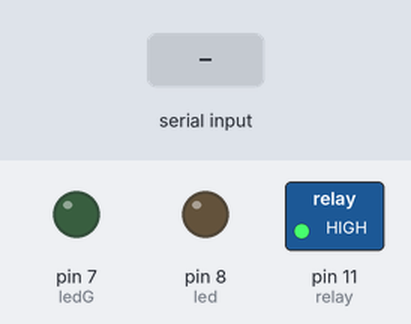
Bench run of a sketch on a simulated Arduino Uno, built with avr-gcc and run on an emulated ATmega328P. Parts: switched loads named in the sketch (green lamp = pin HIGH), output pins drawn as LEDs (lit = HIGH). Inputs (shaded band) come from the test bench. The modem accepts every AT command (registered, SIM ready, sends succeed) and sends nothing else; what the sketch prints to the serial monitor is not drawn.

Above: at 5.9 s.
6.0 s: "90,45\n" received over the second serial link
7.5 s: "10\n" received over the second serial link
9.0 s: "1,90,45\n" received over the second serial link
Timing chart, 0 to 12.0 s (numbered marks = the images above; inputs shaded):
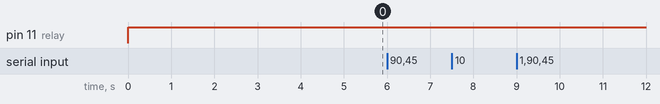

The sketch:

dachaRemoteControl.ino
```cpp
#include <SoftwareSerial.h>
SoftwareSerial GSMport(3, 2); // RX, TX
String inputString;
float db;
int relay = 11;
int counter = 0;
int led = 8, b, d2;
int ledG = 7;
String phone, ign, alarm;
String phone1 = "380676560968";
String phone2 = "380970433683";
String phone3 = "380978506740";
long timing = 3600;
int value = 0;
float vout = 0.0;
float vin = 0.0;
float R1 = 100000.0; // сопротивление R1 (100K)
float R2 = 10000.0; // сопротивление R2 (10K)
int powerPin = 0;
int alarmPin = 2;
unsigned long currentMillis, previousMillis = 0;
//long timing = 3600000;

int c, v, p;
boolean timer = false;
void setup() {
  pinMode(led, OUTPUT);
  pinMode(relay, OUTPUT);
  pinMode(ledG, OUTPUT);
  digitalWrite(relay, HIGH);
  digitalWrite(led, LOW);
  digitalWrite(ledG, LOW);
  Serial.begin(9600);
  Serial.println("Starting device....");
  GSMport.begin(19200);
  modemReset();
  phone = phone1;
  checkBalance();
  sms("Dacha. Pribor vkluchen! Ostatok deneg: " + String (db) + " grn.");
  delay(10000);
}//MODEM:STARTUP


void loop() {
  ReadPort(true); checkRing (); checkPower();
  if (timer == true) {
    delay(1000);
    counter++;
    if (counter == 10)sms("Nasos rabotaet! Ostatok: " + String (db) + " grn.");
    Serial.println(counter);
    if (counter == timing) {
      Serial.println("Relay off");
      digitalWrite(relay, HIGH);  // реле выключено
      timer = false;
      counter = 0;
      sms("Nasos otkluchen! Ostatok: " + String (db) + " grn.");
    }
  }
}
void checkPower() {
  int ignState = analogRead(powerPin);
  float volts = (ignState * 3.46) / 1024.0;
  float ig = volts / (R2 / (R1 + R2));
  if (ig > 3) {
    if (b == 0) {
      Serial.println("Electrichestvo otklucheno! ");
      ign = "1";  b = 1;
      sms("Dacha: Electrichestvo vklucheno! Ostatok: " + String (db) + " grn.");
    }
  }
  else {
    if (b == 1) {
      Serial.println("Electrichestvo vklucheno! ");
      ign = "0"; b = 0;
      sms("Dacha: Electrichestvo otklucheno! Ostatok: " + String (db) + " grn.");
    }
  }
}
void call () {
  GSMport.println("ATD0677990788;");
  waitData("BUSY", 7000);
}
void checkAlarm () {
  int rawReading = analogRead(alarmPin);
  float doorD = (rawReading * 3.46) / 1024.0;
  float al = doorD / (R2 / (R1 + R2));
  if (al > 3) {
    if (d2 == 0) {
      Serial.println("Alarm");
      alarm = "1"; call (); d2 = 1;
    }
  } else {
    if (d2 == 1) {
      Serial.println("Alarm off");
      alarm = "0"; d2 = 0;
    }
  }
}
void checkRing () {
  if (inputString.lastIndexOf("RING") > -1) {  //если звонок обнаружен, то проверяем номер
    Serial.println("--- RING DETECTED ---");
    delay(100);
    ReadPort(true);
    if (inputString.lastIndexOf("0676560968") > -1) { //если номер звонящего наш. Укажите свой номер без "+"
      GSMport.println("ATH0");  //разрываем связь
      phone = phone1;
      digitalWrite(relay, LOW);  // реле включено
      counter = 0;
      timer = true;
      Serial.println(timer);
    }
    if (inputString.lastIndexOf("0970433683") > -1) { //если номер звонящего наш. Укажите свой номер без "+"
      GSMport.println("ATH0");  //разрываем связь
      phone = phone2;
      digitalWrite(relay, LOW);  // реле включено
      counter = 0;
      timer = true;
      Serial.println(timer);
    }
    if (inputString.lastIndexOf("0978506740") > -1) { //если номер звонящего наш. Укажите свой номер без "+"
      GSMport.println("ATH0");  //разрываем связь
      phone = phone3;
      digitalWrite(relay, LOW);  // реле включено
      counter = 0;
      timer = true;
      Serial.println(timer);
    }
  }
}
//void relay_set() {
//  if (counter > 0)
//  {
//    digitalWrite(relay, LOW);   // реле включено
//    digitalWrite(led, HIGH);
//    counter = counter - 1;
//    delay(1000);
//    Serial.print("Min left: ");
//    Serial.println(counter / 60);
//    Serial.println(counter);
//    if (counter == 3590)sms("Nasos rabotaet! Ostatok: " + String (db) + " grn.");
//    if (counter == 1)sms("Nasos otkluchen! Ostatok: " + String (db) + " grn.");
//    { digitalWrite(led, LOW);
//      digitalWrite(relay, HIGH);  // реле выключено
//      counter = 0;
//    }
//  }
//}
void sms(String smsText) {
  GSMport.println("AT+CMGS=\"" + phone + "\""); // даем команду на отправку смс
  delay(100);
  GSMport.print(smsText);  // отправляем текст
  GSMport.print((char)26);          // символ завершающий передачу
  Serial.println("ok");
}
String ReadPort(boolean state) {
  inputString = "";
  while (GSMport.available())
  {
    char inChar = (char)GSMport.read();
    inputString += inChar;
  }
  if (state == true) {
    if (inputString.length() > 0) Serial.print(inputString);
  }
  return inputString;
}
boolean waitData (String str, int count) {
  Serial.flush(); GSMport.flush();
  int  check = -1; int err = 0; boolean status = false; int errc = -1;
  while (check < 0) {
    ReadPort(true);
    check = inputString.lastIndexOf(str);
    errc = inputString.lastIndexOf("ERROR");
    delay(10);
    err++;
    if (errc > 0) err = count;
    if (err == count) {
      check = 0;
      status = false;
      Serial.print("Error get data: ");
      delay(100);
      Serial.println(str);
    } else status = true;
  } return status;
}
void checkBalance() {
  GSMport.println("AT+CUSD=1,\"*111#\"");
  boolean get = waitData("grn", 1000);
  if (get == true) {
    int m = inputString.lastIndexOf("grn.");
    String valueName = inputString.substring(m - 6, m);
    Serial.print("Device balance: ");
    // Serial.println(valueName);
    Serial.println(valueName.toFloat());
    db = valueName.toFloat();
  }
}
void modemReset() {
  Serial.println("Reboot modem complete! Wait modem booting");
  int boot = -1;
  while (boot < 0) {
    GSMport.println("AT+CREG?");
    delay(100);
    ReadPort(false);
    boot = inputString.lastIndexOf("+CREG: 0,1");
  }
  if (boot > 0) {
    Serial.println("Registered in operator network");
    delay(5000);
    GSMport.println("AT+CLIP=1");
    waitData("OK", 100);
    GSMport.println("AT+CMGF=1");  //режим кодировки СМС - обычный (для англ.)
    waitData("OK", 100);
    GSMport.println("AT+CSCS=\"GSM\"");  //режим кодировки текста
    waitData("OK", 100);
    GSMport.println("AT+CMEE=2");
    waitData("OK", 100);
  }
}
```

Measured:
- after the input at 6.0 s, every drawn part: stays the same
- after the input at 7.5 s, every drawn part: stays the same
- after the input at 9.0 s, every drawn part: stays the same
